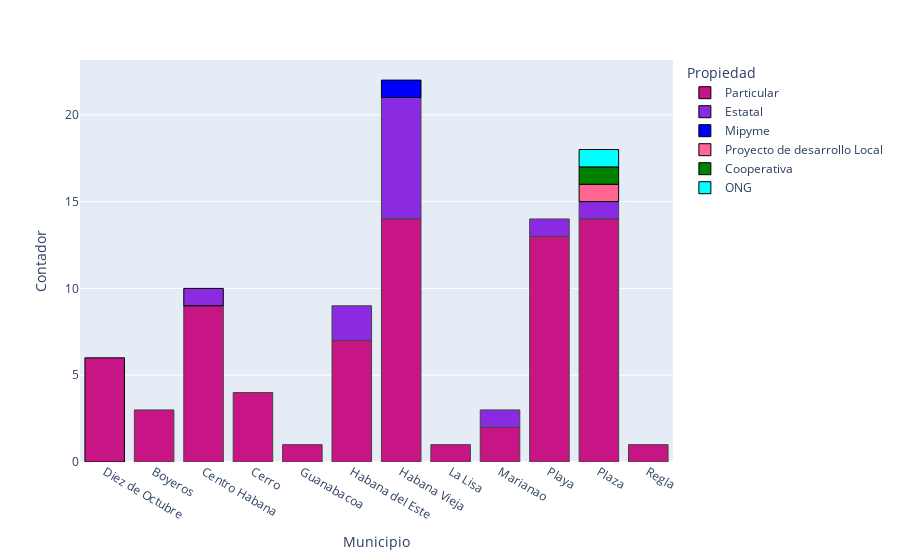

The cell this chart's notebook holds for it:
### Markdown cell above
Para profundizar en su analisis de los 231 restaurantes, Carlos decidio examinar los datos segun el tipo de propiedad y el municipio para comprender mejor las tendencias de los locales. Sus hallazgos revelaron que los restaurantes particulares son los que mas predominan en la ciudad, y que el municipio Playa tiene la mayor concentracion de este tipo de establecimientos. Esto se debe en parte a la popularidad creciente de las paladares en la gastronomia cubana. Ademas Carlos observo que el muinicipio de La Habana Vieja tiene una mayor proporcion de restaurantes estatales en comparacion con otros municipios. Pudo encontrar otros tipos de establecimiento, pero estos estaban concentrados en Plaza (a excepcion de una mipyme en la Habana Vieja). El proyecto de desarrollo local sin duda fue lo que mas llamo su atencion, ya que esta iniciativa se propone ayudar a mejora de esa localidad y para Carlos fue una pena no haber encontrado ningun otro local como este para su muestra.

### Code cell
from bibliotheque import contar_restaurant_dist_prop
df_result = contar_restaurant_dist_prop(data)
fig = px.bar(df_result, x = "Municipio", y = "Contador" , color = "Propiedad", color_discrete_map={"Particular": "mediumvioletred", "Estatal": "blueviolet", "Mipyme": "blue", "Proyecto de desarrollo local": "forestgreen", "ONG":"cyan", "Cooperativa": "green"})
fig.update_traces(marker_line_color =["Black"], marker_line_width = 1)
fig.show()

### Figure 1 — Plotly figure (JSON) as saved in the notebook; plotly's stock layout.template omitted (floating-point values rounded to 4 significant figures)
{"data": [{"alignmentgroup": "True", "hovertemplate": "Propiedad=Particular<br>Municipio=%{x}<br>Contador=%{y}<extra></extra>", "legendgroup": "Particular", "marker": {"color": "mediumvioletred", "line": {"color": ["Black"], "width": 1}, "pattern": {"shape": ""}}, "name": "Particular", "offsetgroup": "Particular", "orientation": "v", "showlegend": true, "textposition": "auto", "type": "bar", "x": ["Diez de Octubre", "Boyeros", "Centro Habana", "Cerro", "Guanabacoa", "Habana del Este", "Habana Vieja", "La Lisa", "Marianao", "Playa", "Plaza", "Regla"], "xaxis": "x", "y": [6, 3, 9, 4, 1, 7, 14, 1, 2, 13, 14, 1], "yaxis": "y"}, {"alignmentgroup": "True", "hovertemplate": "Propiedad=Estatal<br>Municipio=%{x}<br>Contador=%{y}<extra></extra>", "legendgroup": "Estatal", "marker": {"color": "blueviolet", "line": {"color": ["Black"], "width": 1}, "pattern": {"shape": ""}}, "name": "Estatal", "offsetgroup": "Estatal", "orientation": "v", "showlegend": true, "textposition": "auto", "type": "bar", "x": ["Centro Habana", "Habana del Este", "Habana Vieja", "Marianao", "Playa", "Plaza"], "xaxis": "x", "y": [1, 2, 7, 1, 1, 1], "yaxis": "y"}, {"alignmentgroup": "True", "hovertemplate": "Propiedad=Mipyme<br>Municipio=%{x}<br>Contador=%{y}<extra></extra>", "legendgroup": "Mipyme", "marker": {"color": "blue", "line": {"color": ["Black"], "width": 1}, "pattern": {"shape": ""}}, "name": "Mipyme", "offsetgroup": "Mipyme", "orientation": "v", "showlegend": true, "textposition": "auto", "type": "bar", "x": ["Habana Vieja"], "xaxis": "x", "y": [1], "yaxis": "y"}, {"alignmentgroup": "True", "hovertemplate": "Propiedad=Proyecto de desarrollo Local<br>Municipio=%{x}<br>Contador=%{y}<extra></extra>", "legendgroup": "Proyecto de desarrollo Local", "marker": {"color": "#FF6692", "line": {"color": ["Black"], "width": 1}, "pattern": {"shape": ""}}, "name": "Proyecto de desarrollo Local", "offsetgroup": "Proyecto de desarrollo Local", "orientation": "v", "showlegend": true, "textposition": "auto", "type": "bar", "x": ["Plaza"], "xaxis": "x", "y": [1], "yaxis": "y"}, {"alignmentgroup": "True", "hovertemplate": "Propiedad=Cooperativa<br>Municipio=%{x}<br>Contador=%{y}<extra></extra>", "legendgroup": "Cooperativa", "marker": {"color": "green", "line": {"color": ["Black"], "width": 1}, "pattern": {"shape": ""}}, "name": "Cooperativa", "offsetgroup": "Cooperativa", "orientation": "v", "showlegend": true, "textposition": "auto", "type": "bar", "x": ["Plaza"], "xaxis": "x", "y": [1], "yaxis": "y"}, {"alignmentgroup": "True", "hovertemplate": "Propiedad=ONG<br>Municipio=%{x}<br>Contador=%{y}<extra></extra>", "legendgroup": "ONG", "marker": {"color": "cyan", "line": {"color": ["Black"], "width": 1}, "pattern": {"shape": ""}}, "name": "ONG", "offsetgroup": "ONG", "orientation": "v", "showlegend": true, "textposition": "auto", "type": "bar", "x": ["Plaza"], "xaxis": "x", "y": [1], "yaxis": "y"}], "layout": {"barmode": "relative", "legend": {"title": {"text": "Propiedad"}, "tracegroupgap": 0}, "margin": {"t": 60}, "xaxis": {"anchor": "y", "domain": [0, 1], "title": {"text": "Municipio"}}, "yaxis": {"anchor": "x", "domain": [0, 1], "title": {"text": "Contador"}}}}
